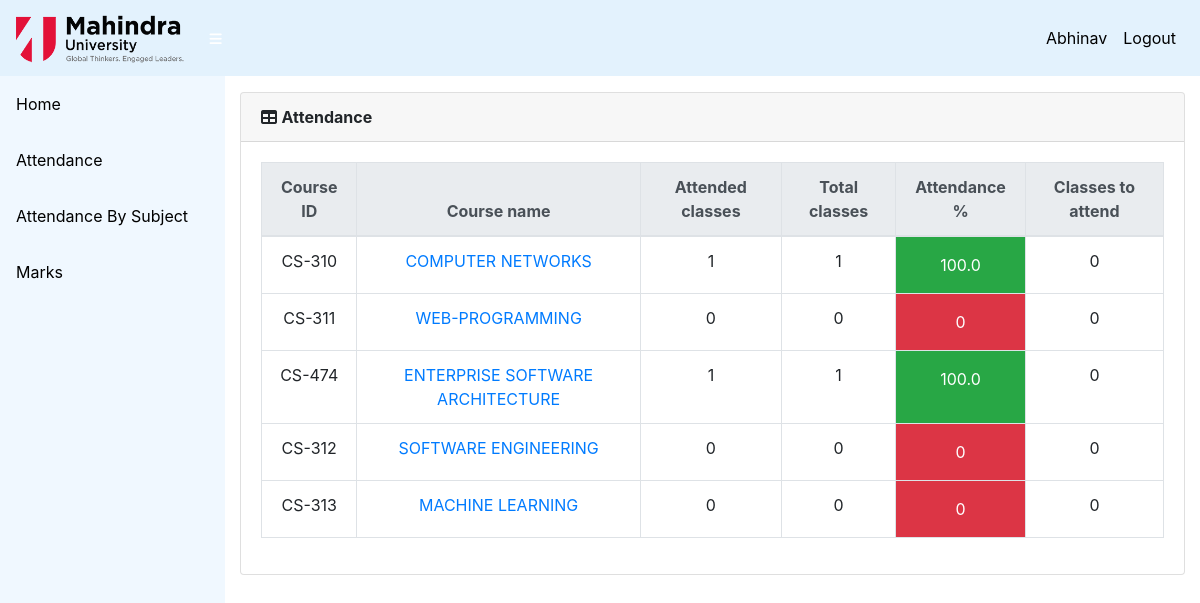
Screenshot of /info/student/18528/attendance/ (signed in) with the database file from the repository.
### info/models.py (models this page shows, shortened)
class User(AbstractUser):
    @property
    def is_student(self):
        if hasattr(self, 'student'):
            return True
        return False

class Student(models.Model):
    user = models.OneToOneField(User, on_delete=models.CASCADE, null=True)
    class_id = models.ForeignKey(Class, on_delete=models.CASCADE, default=1)
    USN = models.CharField(primary_key='True', max_length=100)
    name = models.CharField(max_length=200)
    sex = models.CharField(max_length=50, choices=sex_choice, default='Male')
    DOB = models.DateField(default='1998-01-01')
    def __str__(self):
        return self.name

class AttendanceTotal(models.Model):
    course = models.ForeignKey(Course, on_delete=models.CASCADE)
    student = models.ForeignKey(Student, on_delete=models.CASCADE)
    class Meta:
        unique_together = (('student', 'course'),)
    @property
    def att_class(self):
        stud = Student.objects.get(name=self.student)
        cr = Course.objects.get(name=self.course)
        att_class = Attendance.objects.filter(course=cr, student=stud, status='True').count()
        return att_class
    @property
    def total_class(self):
        stud = Student.objects.get(name=self.student)
        cr = Course.objects.get(name=self.course)
        total_class = Attendance.objects.filter(course=cr, student=stud).count()
        return total_class
    @property
    def attendance(self):
        stud = Student.objects.get(name=self.student)
        cr = Course.objects.get(name=self.course)
        total_class = Attendance.objects.filter(course=cr, student=stud).count()
        att_class = Attendance.objects.filter(course=cr, student=stud, status='True').count()
        if total_class == 0:
            attendance = 0
        else:
            attendance = round(att_class / total_class * 100, 2)
        return attendance
    @property
    def classes_to_attend(self):
        stud = Student.objects.get(name=self.student)
        cr = Course.objects.get(name=self.course)
        total_class = Attendance.objects.filter(course=cr, student=stud).count()
        att_class = Attendance.objects.filter(course=cr, student=stud, status='True').count()
        cta = math.ceil((0.75 * total_class - att_class) / 0.25)
        if cta < 0:
            return 0
        return cta

class Course(models.Model):
    dept = models.ForeignKey(Dept, on_delete=models.CASCADE)
    id = models.CharField(primary_key='True', max_length=50)
    name = models.CharField(max_length=50)
    shortname = models.CharField(max_length=50, default='X')
    def __str__(self):
        return self.name

### info/views.py (the view)
# urls.py: path('student/<slug:stud_id>/attendance/', views.attendance, name='attendance'),
@login_required()
def attendance(request, stud_id):
    stud = Student.objects.get(USN=stud_id)
    ass_list = Assign.objects.filter(class_id_id=stud.class_id)
    att_list = []
    for ass in ass_list:
        try:
            a = AttendanceTotal.objects.get(student=stud, course=ass.course)
        except AttendanceTotal.DoesNotExist:
            a = AttendanceTotal(student=stud, course=ass.course)
            a.save()
        att_list.append(a)
    return render(request, 'info/attendance.html', {'att_list': att_list})

### info/templates/info/attendance.html
{% extends 'info/base.html' %}
    {% load static %}
    {% block content %}
                  <div class="card mb-3">
            <div class="card-header">
              <i class="fas fa-table"></i>
            <b>Attendance</b></div>
            <div class="card-body">
              <div class="table-responsive">
                <table class="table table-bordered text-center" id="dataTable" width="100%" cellspacing="0">
                  <thead class="thead-light ">
                    <tr>
                        <th>Course ID</th>
                        <th>Course name</th>
                        <th>Attended classes</th>
                        <th>Total classes</th>
                        <th>Attendance %</th>
                        <th>Classes to attend</th>
                    </tr>
                  </thead>
                  <tbody>
                    {% for a in att_list %}
                    <tr>
                        <td>{{ a.course_id }}</td>
                        <td><a href="{% url 'attendance_detail' a.student.USN a.course.id %}">{{a.course.name}}</a></td>
                        <td>{{ a.att_class }}</td>
                        <td>{{ a.total_class }}</td>
                        {% if a.attendance < 75 %}
                            <td class="p-3 mb-2 bg-danger text-white">{{ a.attendance }}</td>
                        {% else %}
                            <td class="p-3 mb-2 bg-success text-white">{{ a.attendance }}</td>
                        {% endif %}
                        <td>{{ a.classes_to_attend }}</td>
                    </tr>
                    {% empty %}
                            <p>student has no courses</p>
                    {% endfor %}
                  </tbody>
                </table>
              </div>
            </div>
          </div>
    {% endblock %}

### info/templates/info/base.html (shortened to what this page needs)
<!DOCTYPE html>
<html lang="en">
  <head>
      {% load static %}
    <link href="{% static '/info/bootstrap/vendor/bootstrap/css/bootstrap.min.css' %}" rel="stylesheet">
    <link href="{% static '/info/bootstrap/vendor/fontawesome-free/css/all.min.css' %}" rel="stylesheet" type="text/css">
    <link href="{% static '/info/bootstrap/vendor/datatables/dataTables.bootstrap4.css' %}" rel="stylesheet">
    <link href="{% static '/info/bootstrap/css/sb-admin.css' %}" rel="stylesheet">
  </head>
  <body id="page-top">
    <nav class="navbar navbar-expand navbar-dark static-top" style="background-color: #e3f2fd;">
      <a class="navbar-brand" href="{% url 'index' %}"> <img src="{% static 'info/images/logo2.png' %} " style = "height: 50px;"  ></a>
      <button class="btn btn-link btn-sm text-white order-1 order-sm-0" id="sidebarToggle" href="#">
        <i class="fas fa-bars"></i>
      </button>
        <div class="collapse navbar-collapse" id="navbarResponsive">
          <ul class="navbar-nav ml-auto">
            <li class="nav-item">
                {% if request.user.is_student %}
                    <a class="nav-link text-capitalize"style ="color:black;">{{ request.user.student.name }}</a>
                {% elif request.user.is_teacher %}
                    <a class="nav-link text-capitalize"style ="color:black;">{{ request.user.teacher.name }}</a>
                {% endif %}
            </li>
            <li class="nav-item">
                <a class="nav-link" href="#" data-toggle="modal" data-target="#logoutModal"style ="color:black;">Logout</a>
            </li>
          </ul>
        </div>
    </nav>
    <div id="wrapper">
      <ul class="sidebar navbar-nav" style ="background-color:aliceblue;">
            <li class="nav-item">
              <a class="nav-link" href="{% url 'index' %}">
                <span style ="color:black;">Home</span>
              </a>
            </li>
        {% if request.user.is_student %}
            <li class="nav-item">
              <a class="nav-link" href="{% url 'attendance' request.user.student.USN %}">
                <span style ="color:black;">Attendance</span>
              </a>
            </li>
            <li class="nav-item">
              <a class="nav-link" href="{% url 'attendance' request.user.student.USN %}">
                <span style ="color:black;">Attendance By Subject</span>
              </a>
            </li>
            <li class="nav-item">
              <a class="nav-link" href="{% url 'marks_list' request.user.student.USN %}">
                <span style ="color:black;">Marks</span>
              </a>
            </li>
        {% endif %}
      </ul>
      <div id="content-wrapper">
        <div class="container-fluid">
            {% block content %}
            {% endblock %}
        </div>
      </div>
    </div>
  </body>
</html>

### rows the page displays
User: user.student.name "Abhinav"
AttendanceTotal: course_id "CS-310", course.name "COMPUTER NETWORKS", att_class "1", total_class "1", attendance "100.0", classes_to_attend "0"
AttendanceTotal: course_id "CS-311", course.name "WEB-PROGRAMMING", att_class "0", total_class "0", attendance "0", classes_to_attend "0"
AttendanceTotal: course_id "CS-474", course.name "ENTERPRISE SOFTWARE ARCHITECTURE", att_class "1", total_class "1", attendance "100.0", classes_to_attend "0"
AttendanceTotal: course_id "CS-312", course.name "SOFTWARE ENGINEERING", att_class "0", total_class "0", attendance "0", classes_to_attend "0"
AttendanceTotal: course_id "CS-313", course.name "MACHINE LEARNING", att_class "0", total_class "0", attendance "0", classes_to_attend "0"
